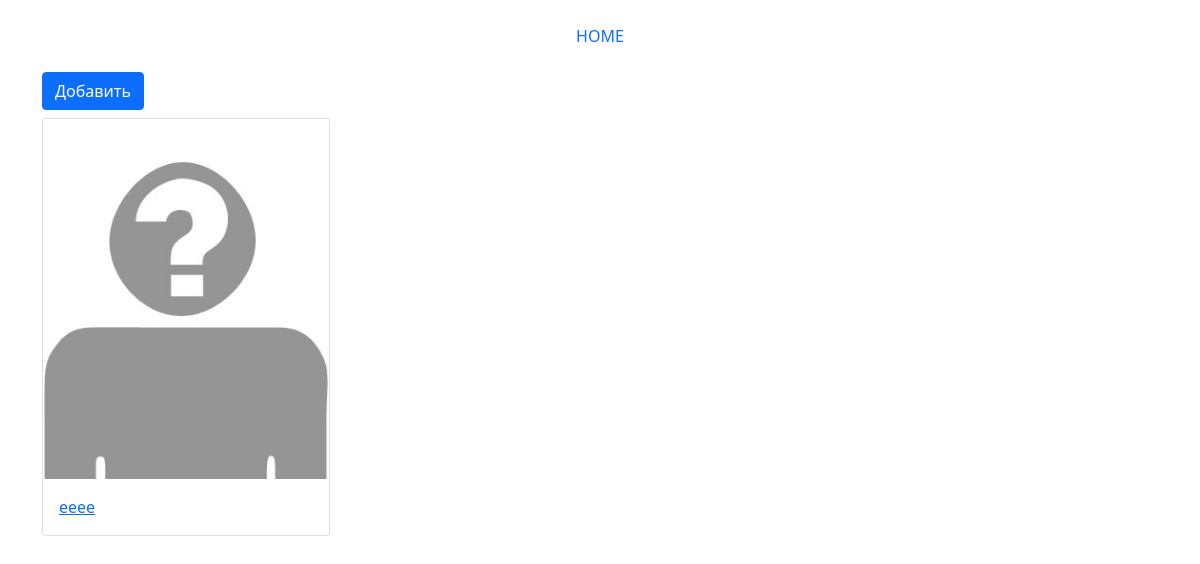
The page / on the database its author committed.
### calc/models.py (models this page shows, shortened)
class Profile(ProfileCaloriesMixin, models.Model):
    TARGETS = (
        ("1", 'Похудеть'),
        ("2", 'Баланс'),
        ("3", 'Набрать массу'),
    )
    ACTIVITY = (
        ("1.2", 'Небольшая'),
        ("1.375", 'Средняя'),
        ("1.5", 'Выше среденей'),
        ("1.725", 'Высокая'),
    )
    SEX = (
        ("woman", 'Женский'),
        ("man", 'Мужской'),
    )
    name = models.CharField('Имя', max_length=50)
    slug = models.SlugField('URL', unique=True, max_length=50, blank=True)
    target = models.CharField('Цель', choices=TARGETS, default=1, max_length=10)
    sex = models.CharField('Пол', choices=SEX, default="woman", max_length=10)
    photo = models.ImageField('Фото', upload_to='profile', blank=True, null=True, default='no_person.jpg')
    height = models.PositiveSmallIntegerField('Рост', null=True, validators=[validate_height_weight_age])
    weight = models.PositiveSmallIntegerField('Вес', null=True, validators=[validate_height_weight_age])
    age = models.PositiveSmallIntegerField('Возраст', validators=[validate_height_weight_age])
    activity = models.CharField('Активность', choices=ACTIVITY, default=1.25, max_length=10)
    date_create = models.DateTimeField(auto_now_add=True)
    date_update = models.DateTimeField(auto_now=True)
    def get_absolute_url(self):
        return reverse('profile', kwargs={'slug': self.slug})

### calc/views.py (the view)
# urls.py: path('', profile_list, name='profile_list'),
def profile_list(request):
    profile_list = Profile.objects.all()
    template = 'profile/profile_list.html'
    return render(request, template, locals())

### templates/profile/profile_list.html (shortened to what this page needs)
{% extends 'base.html' %}
{% block content %}
<a class="btn btn-primary mb-2 " href="{% url 'profile_add' %}" role="button">Добавить</a>
<div class="row">
    {% for profile in profile_list %}
    <div class="col-3">
        <div class="card" style="width: 18rem;">
            <a href="{{profile.get_absolute_url}}">
                {% if profile.photo %}
                    <img src="{{profile.photo.url}}" class="card-img-top" alt="..." height="360">
                {% endif %}
            </a>
            <div class="card-body">
                <p class="card-text"><a href="{{profile.get_absolute_url}}">{{profile.name}}</a></p>
            </div>
        </div>
    </div>
    {% endfor %}
</div>
{% endblock content %}

### rows shown on the page
Profile: photo (picture), name "eeee"
